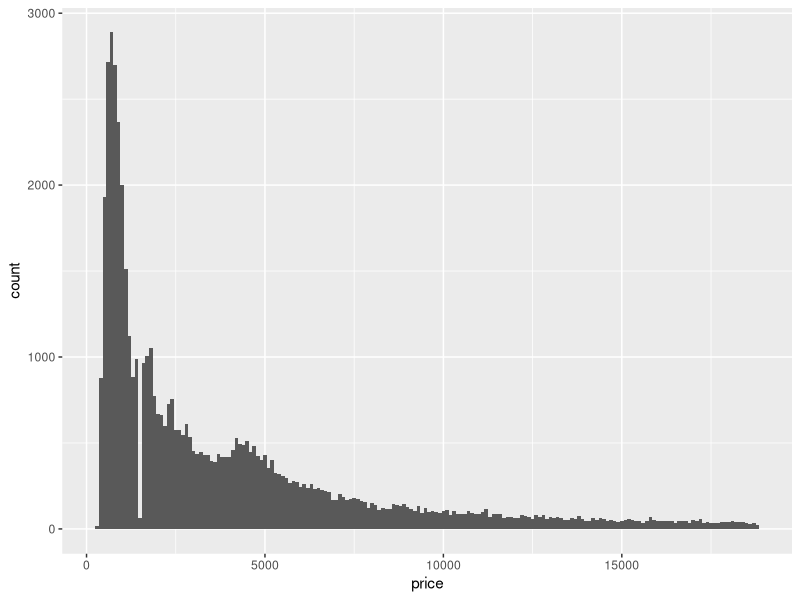
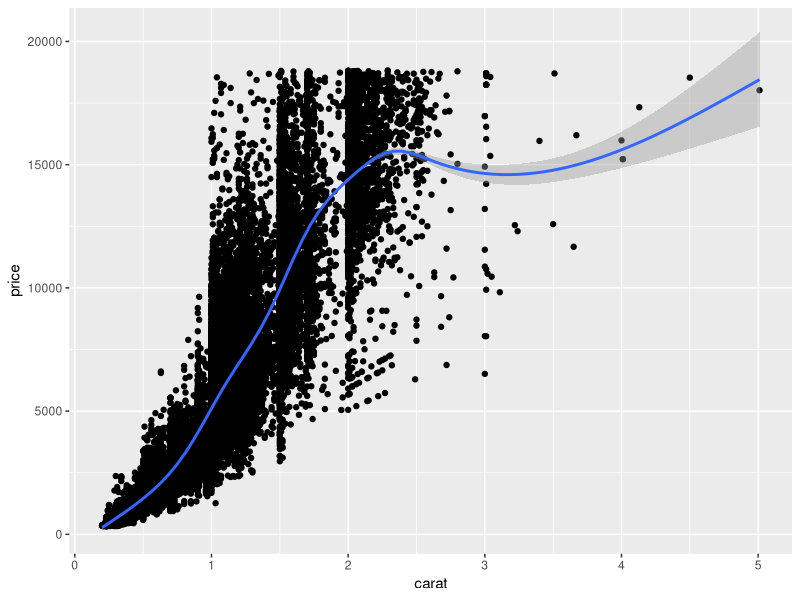
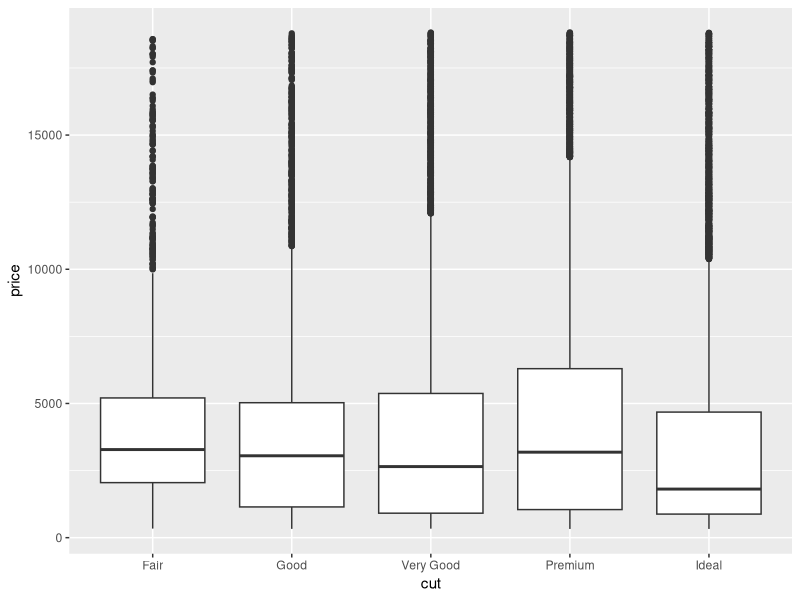
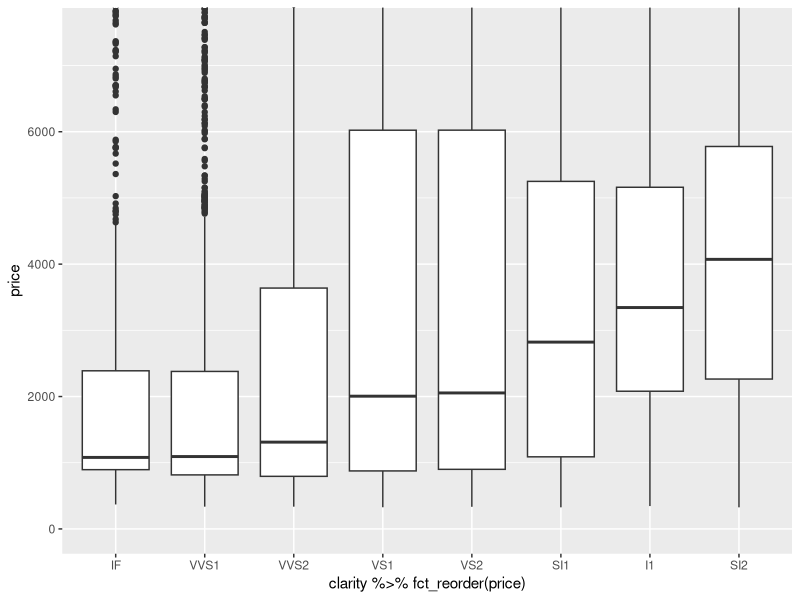
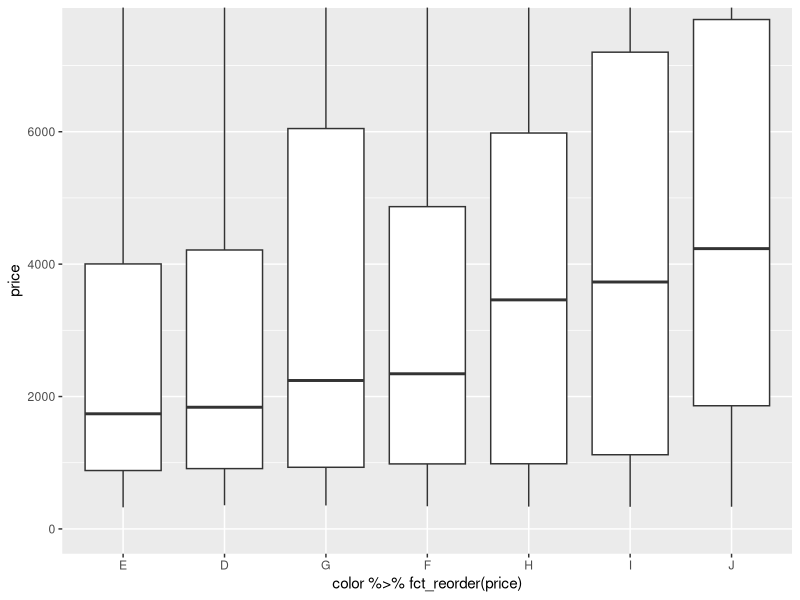
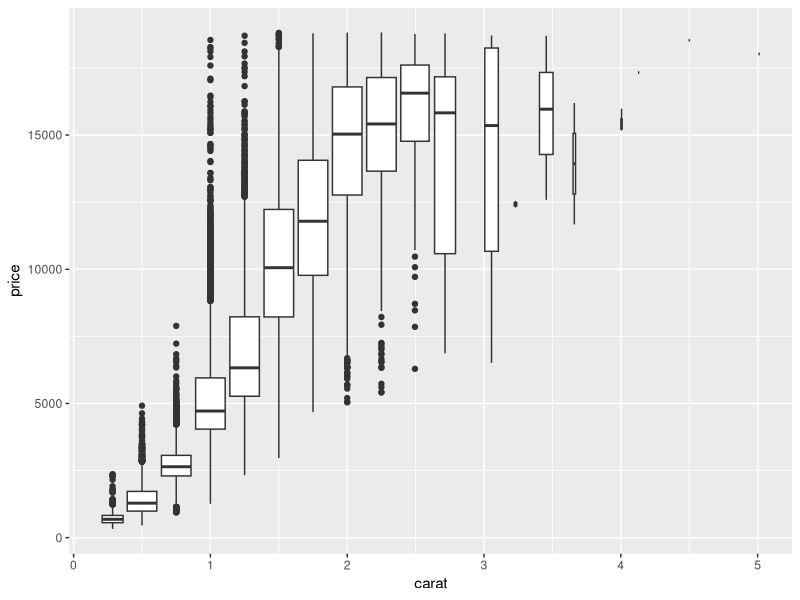
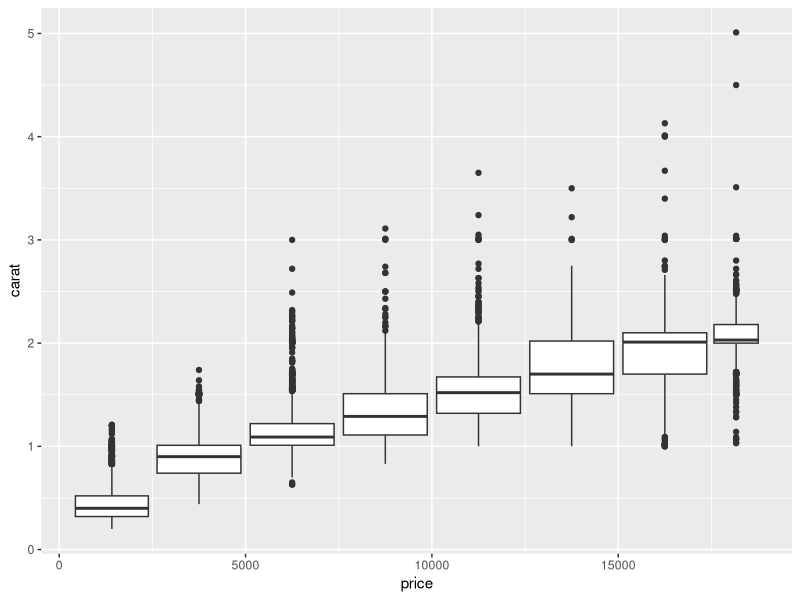
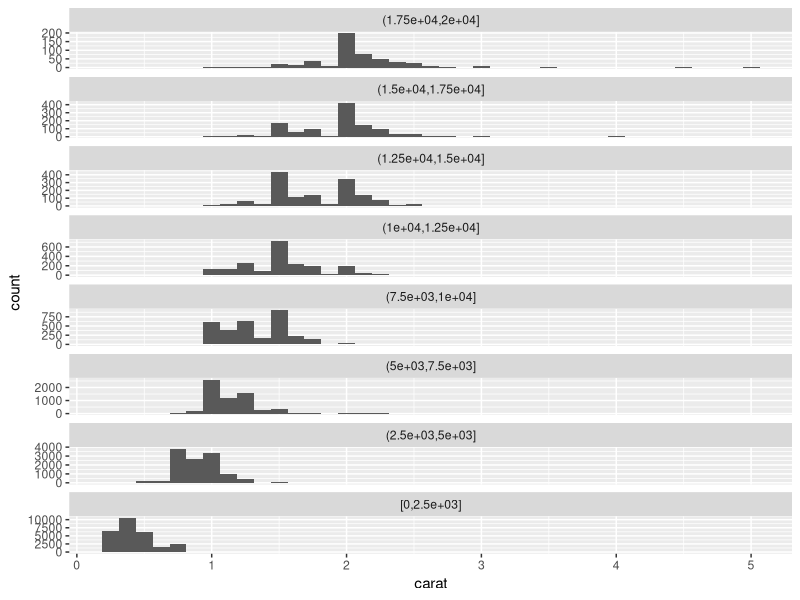

The R script that drew these images, in order:
library(tidyverse)

###Question 1
ggplot(data = diamonds) + 
  geom_histogram(mapping = aes(x = price), binwidth = 100)

###Question 2
ggplot(diamonds, aes(x = carat, y = price)) +
  geom_point() + 
  geom_smooth()

ggplot(diamonds, aes(x = cut, y = price)) +
  geom_boxplot()
ggplot(diamonds, aes(x = clarity %>% fct_reorder(price), y = price)) +
  geom_boxplot() + 
  coord_cartesian(ylim = c(0, 7500))

ggplot(diamonds, aes(x = color %>% fct_reorder(price), y = price)) +
  geom_boxplot() + 
  coord_cartesian(ylim = c(0, 7500))

diamonds %>%
  ggplot(mapping = aes(x = carat, y = price)) +
  geom_boxplot(mapping = aes(group = cut_width(carat, .25)))

###Question 3
diamonds %>%
  ggplot(mapping = aes(x = price, y = carat)) +
  geom_boxplot(
    mapping = aes(group = price %>% cut_width(width = 2500, center = 1250))
  )

diamonds %>%
  mutate(
    price_binned = price %>% 
      cut_width(width = 2500, center = 1250) %>% 
      fct_relevel(rev)
  ) %>% 
  ggplot(mapping = aes(x = carat)) +
  geom_histogram(binwidth = .125 , center = 0, show.legend = FALSE) +
  facet_wrap(~price_binned, scales = "free_y", ncol = 1)
